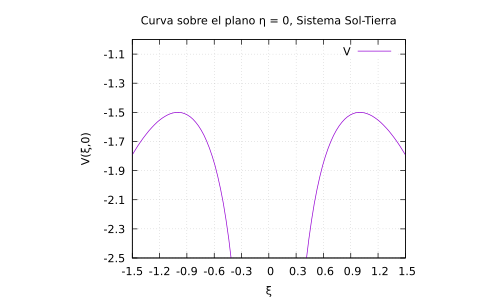

Reproduce this figure in gnuplot.
#    2021-04-07
#    planePlotSolTierra.gp
#    Diego Sarceño (dsarceno68@gmail.com)

#    Programa superficies de nivel, sistema tierra luna

#    Codificación del texto: UTF8
#    Compiladores probados: GNUPLOT (Ubuntu 20.04 Linux) 5.2
#    Instrucciones de compilación: no requere nada mas
#    gnuplot planePlotSolTierra.gp

#    Copyright (C) 2021
#    D. R. Sarceño Ramírez
#    dsarceno68@gmail.com
#
#    This program is free software: you can redistribute it and/or
#    modify it under the terms of the GNU General Public License as
#    published by the Free Software Foundation, either version 3 of
#    the License, or (at your option) any later version.
#
#    This program is distributed in the hope that it will be useful,
#    but WITHOUT ANY WARRANTY; without even the implied warranty of
#    MERCHANTABILITY or FITNESS FOR A PARTICULAR PURPOSE.  See the GNU
#    General Public License for more details.
#
#    You should have received a copy of the GNU General Public License
#    along with this program.  If not, see
#    <http://www.gnu.org/licenses/>.

# PROGRAM
# Idioma
set encoding utf8
# terminal
set terminal pdf
set output 'planePlotSolTierra.pdf'

# labels
set title 'Curva sobre el plano η = 0, Sistema Sol-Tierra'
set xlabel 'ξ'
set ylabel 'V(ξ,0)'

# superficies de nivel
set size ratio 0.8
set grid
#set nokey




## plot
# ranges
set xrange [-1.5:1.5]
set xtics -1.5,0.3,1.5
set yrange [-2.5:-1]
set ytics -2.5,0.2,-1

# constantes
G = 6.6738E-11
Me = 5.972E24
Ms = 1.989E30
a = 1.496E11
xi1 = Me/(Me + Ms)
xi2 = xi1 - 1
K = (Me + Ms)*G/a
y = 0

plot ( xi2/sqrt((x - xi1)**2 + y**2) - xi1/sqrt((x - xi2)**2 + y**2) - 0.5*(x**2 + y**2) ) t 'V'


# END PROGRAM
